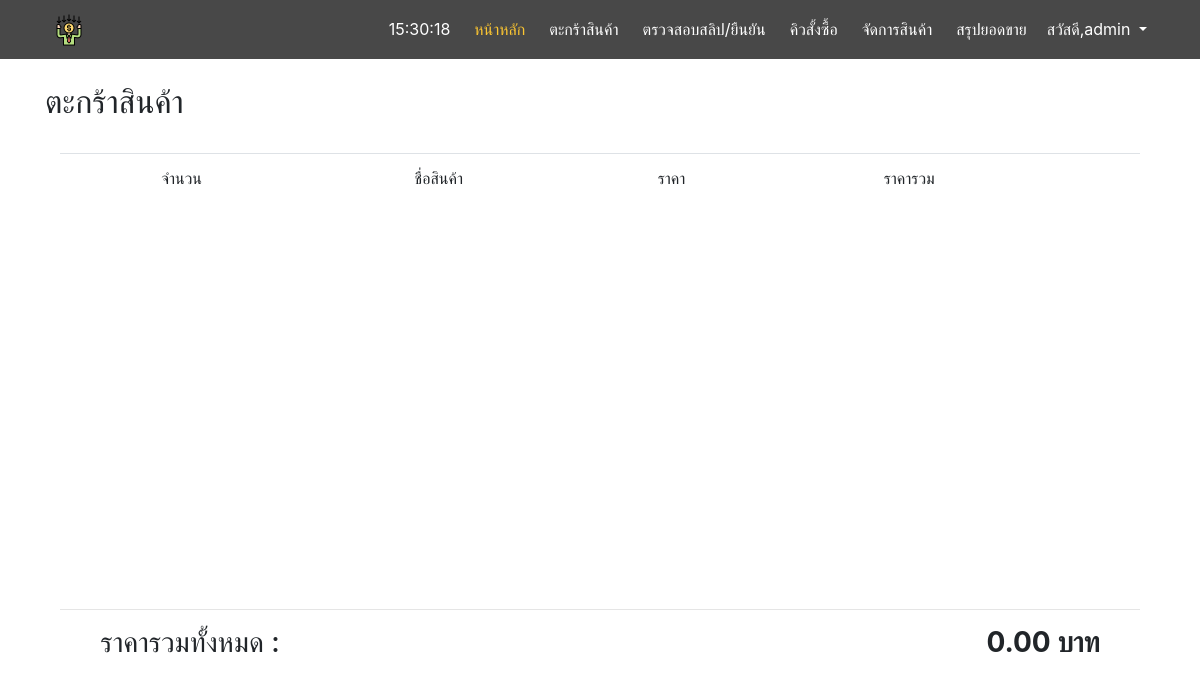
/basket/ (signed in), run on an earlier commit of the app's database.
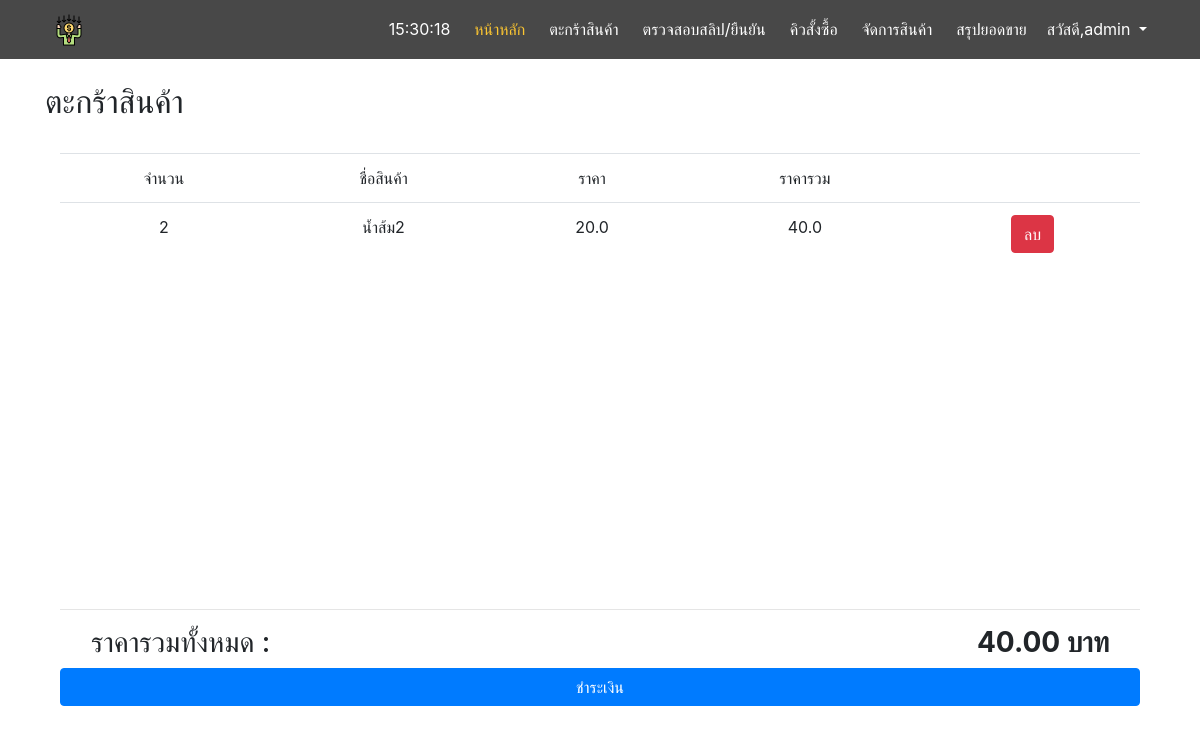
And on a later commit of the database.
### main/models.py (models this page shows, shortened)
class Order_items(models.Model):
    item_no = models.ForeignKey(Product, on_delete=models.PROTECT,null=True)
    unit = models.IntegerField()
    price = models.FloatField()
    item_price = models.FloatField()

class Product(models.Model):
    type = models.ForeignKey(Type, on_delete=models.PROTECT,null=True)
    name = models.CharField(max_length=255)
    description = models.CharField(max_length=255,null=True)
    price = models.FloatField()
    stock = models.IntegerField()
    picture = models.ImageField(default='product_pic/default.png',upload_to='product_pic',null=True,blank=True)

### main/views.py (the view)
# urls.py: path('basket/',views.basket,name='basket'),
@login_required
@permission_required('main.order_items.Can_view_order_items')
def basket(request):
    basket = Order_items.objects.all()
    total = 0
    for i in basket:
        total += i.item_price
    if total > 0:
        context={
            'basket':basket,
            'total': total
        }
        return render(request, 'main/basket.html',context=context)
    else:
        total = 0
        context={
            'basket':basket,
            'total': total
        }
        return render(request, 'main/basket.html',context=context)

### main/templates/main/basket.html (shortened to what this page needs)
{% extends 'base.html' %}
{% block content %}
    <h2>ตะกร้าสินค้า</h2><br>
    <div class='container text-center'>
        <div class='table-area'>
            <table class='table'>
                <tr>
                    <td>จำนวน</td>
                    <td>ชื่อสินค้า</td>
                    <td>ราคา</td>
                    <td>ราคารวม</td>
                    <td></td>
                </tr>
                {% for c in basket %}
                <tr>
                    <td>{{c.unit}}</td>
                    <td>{{c.item_no.name}}</td>
                    <td>{{c.item_no.price}}</td>
                    <td>{{c.item_price}}</td>
                    <td>
                    <a href="{% url 'deletetobasket' basket_id=c.id %}">
                        <div class='btn btn-danger'>ลบ</div>
                    </a>
                    </td>
                </tr>
                {% endfor %}
            </table>
        </div>
        <hr>
            <h3>ราคารวมทั้งหมด :<b class='pad'> {{total|stringformat:".2f"}} บาท</b></h3>
        {% if total > 0 %}
        <a href="{% url 'formpayment' %}">
            <div class='btn btn-primary col'>ชำระเงิน</div>
        </a>
        {% endif %}
    </div>
{% endblock %}

What changed in the data, as far as the page shows it:
added Order_items: unit "2", item_no.name "น้ำส้ม2", item_no.price "20.0", item_price "40.0"
Also different on the page:
{{ total|stringformat:".2f" }}: "0.00" → "40.00"
text now shown: "ชำระเงิน"
